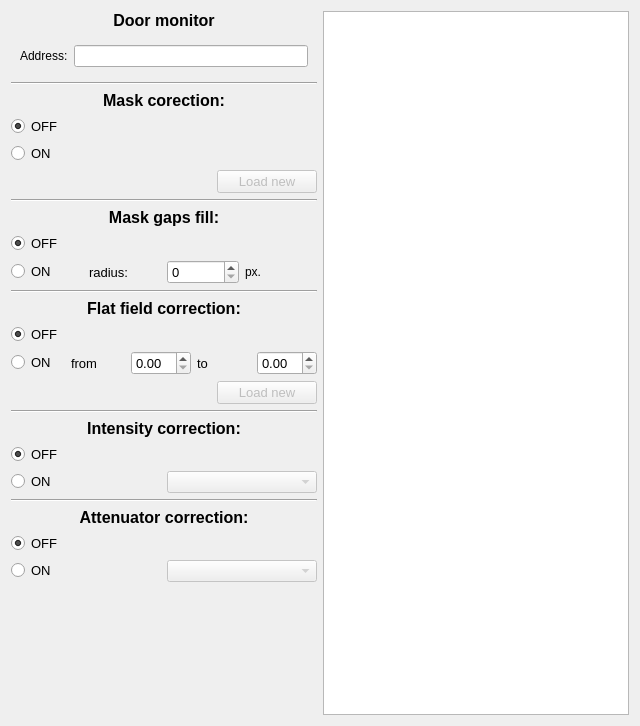
<?xml version="1.0" encoding="UTF-8"?>
<ui version="4.0">
 <class>SardanaSetup</class>
 <widget class="QWidget" name="SardanaSetup">
  <property name="geometry">
   <rect>
    <x>0</x>
    <y>0</y>
    <width>640</width>
    <height>726</height>
   </rect>
  </property>
  <property name="windowTitle">
   <string>Form</string>
  </property>
  <layout class="QHBoxLayout" name="horizontalLayout">
   <item>
    <layout class="QVBoxLayout" name="verticalLayout">
     <item>
      <widget class="QLabel" name="label_3">
       <property name="font">
        <font>
         <pointsize>12</pointsize>
         <weight>75</weight>
         <bold>true</bold>
        </font>
       </property>
       <property name="text">
        <string>Door monitor</string>
       </property>
       <property name="alignment">
        <set>Qt::AlignCenter</set>
       </property>
      </widget>
     </item>
     <item>
      <widget class="QFrame" name="gb_door">
       <layout class="QGridLayout" name="gridLayout_2">
        <item row="0" column="0">
         <widget class="QLabel" name="lb_door_address">
          <property name="text">
           <string>Address:</string>
          </property>
         </widget>
        </item>
        <item row="0" column="1">
         <widget class="QLineEdit" name="le_door_address"/>
        </item>
       </layout>
      </widget>
     </item>
     <item>
      <widget class="Line" name="line_3">
       <property name="orientation">
        <enum>Qt::Horizontal</enum>
       </property>
      </widget>
     </item>
     <item>
      <widget class="QLabel" name="label">
       <property name="font">
        <font>
         <pointsize>12</pointsize>
         <weight>75</weight>
         <bold>true</bold>
        </font>
       </property>
       <property name="text">
        <string>Mask corection:</string>
       </property>
       <property name="alignment">
        <set>Qt::AlignCenter</set>
       </property>
      </widget>
     </item>
     <item>
      <widget class="QRadioButton" name="rb_mask_off">
       <property name="font">
        <font>
         <pointsize>10</pointsize>
        </font>
       </property>
       <property name="text">
        <string>OFF</string>
       </property>
       <property name="checked">
        <bool>true</bool>
       </property>
       <attribute name="buttonGroup">
        <string notr="true">bg_mask_option</string>
       </attribute>
      </widget>
     </item>
     <item>
      <widget class="QRadioButton" name="rb_mask_on">
       <property name="font">
        <font>
         <pointsize>10</pointsize>
        </font>
       </property>
       <property name="text">
        <string>ON</string>
       </property>
       <attribute name="buttonGroup">
        <string notr="true">bg_mask_option</string>
       </attribute>
      </widget>
     </item>
     <item>
      <layout class="QHBoxLayout" name="horizontalLayout_2">
       <item>
        <widget class="QLabel" name="lb_mask_file">
         <property name="minimumSize">
          <size>
           <width>200</width>
           <height>0</height>
          </size>
         </property>
         <property name="text">
          <string/>
         </property>
        </widget>
       </item>
       <item>
        <widget class="QPushButton" name="but_load_mask">
         <property name="enabled">
          <bool>false</bool>
         </property>
         <property name="font">
          <font>
           <pointsize>10</pointsize>
          </font>
         </property>
         <property name="text">
          <string>Load new</string>
         </property>
        </widget>
       </item>
      </layout>
     </item>
     <item>
      <widget class="Line" name="line_5">
       <property name="orientation">
        <enum>Qt::Horizontal</enum>
       </property>
      </widget>
     </item>
     <item>
      <widget class="QLabel" name="label_9">
       <property name="font">
        <font>
         <pointsize>12</pointsize>
         <weight>75</weight>
         <bold>true</bold>
        </font>
       </property>
       <property name="text">
        <string>Mask gaps fill:</string>
       </property>
       <property name="alignment">
        <set>Qt::AlignCenter</set>
       </property>
      </widget>
     </item>
     <item>
      <widget class="QRadioButton" name="rb_fill_off">
       <property name="font">
        <font>
         <pointsize>10</pointsize>
        </font>
       </property>
       <property name="text">
        <string>OFF</string>
       </property>
       <property name="checked">
        <bool>true</bool>
       </property>
       <attribute name="buttonGroup">
        <string notr="true">bg_fill_option</string>
       </attribute>
      </widget>
     </item>
     <item>
      <layout class="QHBoxLayout" name="horizontalLayout_9">
       <item>
        <widget class="QRadioButton" name="rb_fill_on">
         <property name="font">
          <font>
           <pointsize>10</pointsize>
          </font>
         </property>
         <property name="text">
          <string>ON</string>
         </property>
         <attribute name="buttonGroup">
          <string notr="true">bg_fill_option</string>
         </attribute>
        </widget>
       </item>
       <item>
        <widget class="QLabel" name="label_10">
         <property name="font">
          <font>
           <pointsize>10</pointsize>
          </font>
         </property>
         <property name="text">
          <string>radius:</string>
         </property>
        </widget>
       </item>
       <item>
        <widget class="QSpinBox" name="sb_fill">
         <property name="font">
          <font>
           <pointsize>10</pointsize>
          </font>
         </property>
        </widget>
       </item>
       <item>
        <widget class="QLabel" name="label_11">
         <property name="text">
          <string>px.</string>
         </property>
        </widget>
       </item>
      </layout>
     </item>
     <item>
      <widget class="Line" name="line">
       <property name="orientation">
        <enum>Qt::Horizontal</enum>
       </property>
      </widget>
     </item>
     <item>
      <widget class="QLabel" name="label_6">
       <property name="font">
        <font>
         <pointsize>12</pointsize>
         <weight>75</weight>
         <bold>true</bold>
        </font>
       </property>
       <property name="text">
        <string>Flat field correction:</string>
       </property>
       <property name="alignment">
        <set>Qt::AlignCenter</set>
       </property>
      </widget>
     </item>
     <item>
      <widget class="QRadioButton" name="rb_ff_off">
       <property name="font">
        <font>
         <pointsize>10</pointsize>
        </font>
       </property>
       <property name="text">
        <string>OFF</string>
       </property>
       <property name="checked">
        <bool>true</bool>
       </property>
       <attribute name="buttonGroup">
        <string notr="true">bg_ff_option</string>
       </attribute>
      </widget>
     </item>
     <item>
      <layout class="QHBoxLayout" name="horizontalLayout_8">
       <item>
        <widget class="QRadioButton" name="rb_ff_on">
         <property name="font">
          <font>
           <pointsize>10</pointsize>
          </font>
         </property>
         <property name="text">
          <string>ON</string>
         </property>
         <attribute name="buttonGroup">
          <string notr="true">bg_ff_option</string>
         </attribute>
        </widget>
       </item>
       <item>
        <widget class="QLabel" name="label_7">
         <property name="font">
          <font>
           <pointsize>10</pointsize>
          </font>
         </property>
         <property name="text">
          <string>from</string>
         </property>
        </widget>
       </item>
       <item>
        <widget class="QDoubleSpinBox" name="dsb_ff_from">
         <property name="font">
          <font>
           <pointsize>10</pointsize>
          </font>
         </property>
        </widget>
       </item>
       <item>
        <widget class="QLabel" name="label_8">
         <property name="font">
          <font>
           <pointsize>10</pointsize>
          </font>
         </property>
         <property name="text">
          <string>to</string>
         </property>
        </widget>
       </item>
       <item>
        <widget class="QDoubleSpinBox" name="dsb_ff_to">
         <property name="font">
          <font>
           <pointsize>10</pointsize>
          </font>
         </property>
        </widget>
       </item>
      </layout>
     </item>
     <item>
      <layout class="QHBoxLayout" name="horizontalLayout_5">
       <item>
        <widget class="QLabel" name="lb_ff_file">
         <property name="minimumSize">
          <size>
           <width>200</width>
           <height>0</height>
          </size>
         </property>
         <property name="text">
          <string/>
         </property>
        </widget>
       </item>
       <item>
        <widget class="QPushButton" name="but_load_ff">
         <property name="enabled">
          <bool>false</bool>
         </property>
         <property name="font">
          <font>
           <pointsize>10</pointsize>
          </font>
         </property>
         <property name="text">
          <string>Load new</string>
         </property>
        </widget>
       </item>
      </layout>
     </item>
     <item>
      <widget class="Line" name="line_4">
       <property name="orientation">
        <enum>Qt::Horizontal</enum>
       </property>
      </widget>
     </item>
     <item>
      <widget class="QLabel" name="label_2">
       <property name="font">
        <font>
         <pointsize>12</pointsize>
         <weight>75</weight>
         <bold>true</bold>
        </font>
       </property>
       <property name="text">
        <string>Intensity correction:</string>
       </property>
       <property name="alignment">
        <set>Qt::AlignCenter</set>
       </property>
      </widget>
     </item>
     <item>
      <layout class="QHBoxLayout" name="horizontalLayout_4"/>
     </item>
     <item>
      <widget class="QRadioButton" name="rb_inten_off">
       <property name="font">
        <font>
         <pointsize>10</pointsize>
        </font>
       </property>
       <property name="text">
        <string>OFF</string>
       </property>
       <property name="checked">
        <bool>true</bool>
       </property>
       <attribute name="buttonGroup">
        <string notr="true">bg_intensity</string>
       </attribute>
      </widget>
     </item>
     <item>
      <layout class="QHBoxLayout" name="horizontalLayout_3">
       <item>
        <widget class="QRadioButton" name="rb_inten_on">
         <property name="font">
          <font>
           <pointsize>10</pointsize>
          </font>
         </property>
         <property name="text">
          <string>ON</string>
         </property>
         <attribute name="buttonGroup">
          <string notr="true">bg_intensity</string>
         </attribute>
        </widget>
       </item>
       <item>
        <widget class="QComboBox" name="cmb_intensity">
         <property name="enabled">
          <bool>false</bool>
         </property>
        </widget>
       </item>
      </layout>
     </item>
     <item>
      <widget class="Line" name="line_2">
       <property name="orientation">
        <enum>Qt::Horizontal</enum>
       </property>
      </widget>
     </item>
     <item>
      <widget class="QLabel" name="label_4">
       <property name="font">
        <font>
         <pointsize>12</pointsize>
         <weight>75</weight>
         <bold>true</bold>
        </font>
       </property>
       <property name="text">
        <string>Attenuator correction:</string>
       </property>
       <property name="alignment">
        <set>Qt::AlignCenter</set>
       </property>
      </widget>
     </item>
     <item>
      <widget class="QRadioButton" name="rb_atten_off">
       <property name="font">
        <font>
         <pointsize>10</pointsize>
        </font>
       </property>
       <property name="text">
        <string>OFF</string>
       </property>
       <property name="checked">
        <bool>true</bool>
       </property>
       <attribute name="buttonGroup">
        <string notr="true">bg_attenuator</string>
       </attribute>
      </widget>
     </item>
     <item>
      <layout class="QHBoxLayout" name="horizontalLayout_6">
       <item>
        <widget class="QRadioButton" name="rb_atten_on">
         <property name="font">
          <font>
           <pointsize>10</pointsize>
          </font>
         </property>
         <property name="text">
          <string>ON</string>
         </property>
         <attribute name="buttonGroup">
          <string notr="true">bg_attenuator</string>
         </attribute>
        </widget>
       </item>
       <item>
        <widget class="QComboBox" name="cmb_attenuator">
         <property name="enabled">
          <bool>false</bool>
         </property>
        </widget>
       </item>
      </layout>
     </item>
     <item>
      <spacer name="verticalSpacer">
       <property name="orientation">
        <enum>Qt::Vertical</enum>
       </property>
       <property name="sizeHint" stdset="0">
        <size>
         <width>20</width>
         <height>40</height>
        </size>
       </property>
      </spacer>
     </item>
    </layout>
   </item>
   <item>
    <widget class="GraphicsView" name="gv_main">
     <property name="autoFillBackground">
      <bool>false</bool>
     </property>
     <property name="styleSheet">
      <string notr="true"/>
     </property>
    </widget>
   </item>
  </layout>
 </widget>
 <customwidgets>
  <customwidget>
   <class>GraphicsView</class>
   <extends>QGraphicsView</extends>
   <header>pyqtgraph</header>
  </customwidget>
 </customwidgets>
 <resources/>
 <connections/>
 <buttongroups>
  <buttongroup name="bg_mask_option"/>
  <buttongroup name="bg_ff_option"/>
  <buttongroup name="bg_intensity"/>
  <buttongroup name="bg_fill_option"/>
  <buttongroup name="bg_attenuator"/>
 </buttongroups>
</ui>
